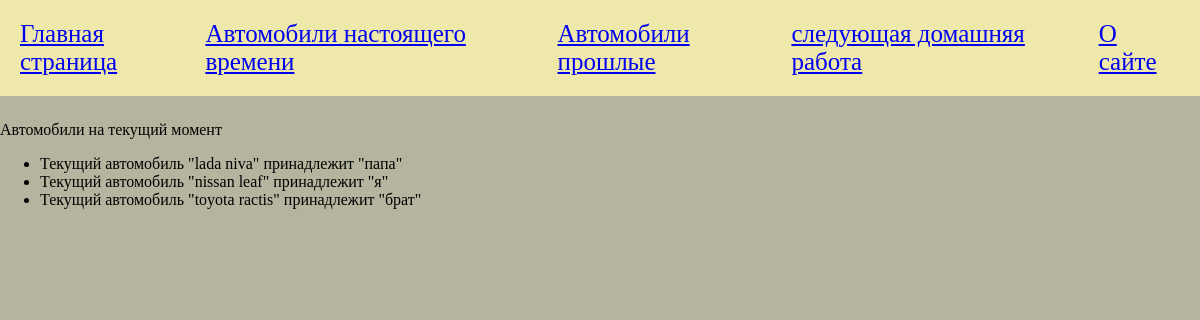
/now, run on the app's committed database.
### tables this page shows
CREATE TABLE "mainmenu" (
	"id"	INTEGER NOT NULL PRIMARY KEY AUTOINCREMENT UNIQUE,
	"name"	TEXT NOT NULL,
	"url"	TEXT NOT NULL
);

CREATE TABLE "autonow" (
	"id"	INTEGER NOT NULL PRIMARY KEY AUTOINCREMENT UNIQUE,
	"brend"	TEXT NOT NULL,
	"owner"	TEXT NOT NULL
);

### petproject2.py (the view)
@app.route("/now")
def now():
    auto_now = dbase.get_now_auto()
    print(auto_now)
    return render_template("now.html", menu=dbase.get_menu(), title="present page", auto=auto_now)

### FDataBase.py (called while the page is built)
    def get_menu(self):
        sql = "SELECT * FROM mainmenu"
        try:
            self.__cur.execute(sql)
            res = self.__cur.fetchall()
            if res:
                return res
        except sqlite3.Error as e:
            print("Ошибка чтения базы данных " + str(e))
        return []

    def get_now_auto(self):
        sql = "SELECT * FROM autonow"
        try:
            self.__cur.execute(sql)
            res = self.__cur.fetchall()
            if res:
                return res
        except sqlite3.Error as e:
            print("Ошибка чтения базы данных " + str(e))
        return []

### petproject2.py (called while the page is built)
def connect_db():
    con = sqlite3.connect(app.config['DATABASE'])
    con.row_factory = sqlite3.Row
    return con

def get_db():
    if not hasattr(g, 'link_db'):
        g.link_db = connect_db()
    return g.link_db

@app.before_request
def before_request():
    global dbase
    db = get_db()
    dbase = FDataBase(db)

### templates/now.html
{% extends 'base.html' %}
{% block content %}
{{ super() }}
<p>Автомобили на текущий момент</p>
<ul>
    {% for i in auto %}
        <li>Текущий автомобиль "{{ i. brend }}" принадлежит "{{ i.owner }}"</li>
    {% endfor %}
</ul>
{% endblock %}

### templates/base.html (shortened to what this page needs)
<!DOCTYPE html>
<html lang="en" xmlns:>
<head>
    <link rel="stylesheet" href="{{ url_for('static', filename='css/style.css') }}">
</head>
<body>
    {% block content %}
    {% block mainmenu %}
    <ul class="menu">
        {% for i in menu %}
        <li><a href="{{ i.url }}">{{ i.name }}</a></li>
        {% endfor %}
    </ul>
    {% endblock mainmenu %}
    {% endblock %}
</body>
</html>

### static/css/style.css (style rules this page uses)
body { background: rgb(180, 180, 159); margin: 0; padding: 0; font-family: Verdana; }
.menu { display: flex; justify-content: space-around; list-style: none; text-decoration: none; background: palegoldenrod; padding: 20px; margin-top: 0; font-size: 25px; color: aliceblue; }

### data on the page
mainmenu: name "Главная страница"
mainmenu: name "Автомобили настоящего времени"
mainmenu: name "Автомобили прошлые"
mainmenu: name "следующая домашняя работа"
mainmenu: name "О сайте"
autonow: brend "lada niva", owner "папа"
autonow: brend "nissan leaf", owner "я"
autonow: brend "toyota ractis", owner "брат"
